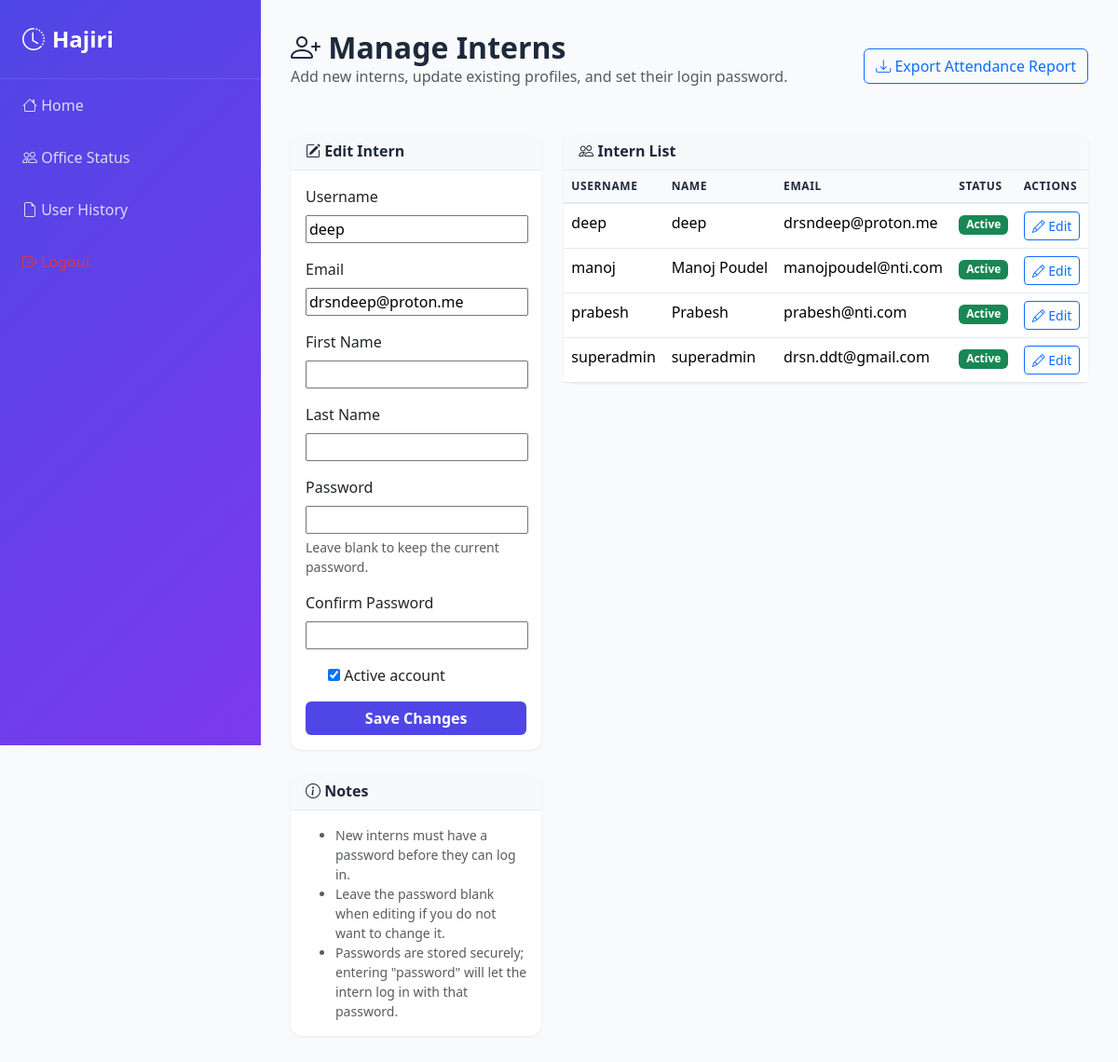
/accounts/admin/manage-interns/?user_id=2 (signed in), run on the app's committed database.
### accounts/models.py (models this page shows, shortened)
class CustomUser(AbstractUser):
    class Role(models.TextChoices):
        ADMIN = 'admin', 'Admin'
        INTERN = 'intern', 'Intern'
    role = models.CharField(max_length=20, choices=Role.choices, default=Role.INTERN)

### accounts/views.py (the view)
# urls.py: path('admin/manage-interns/', views.manage_interns, name='manage_interns'),
@login_required
def manage_interns(request):
    if not _is_admin_user(request.user):
        return HttpResponseForbidden('Admins only')
    selected_user = None
    user_id = request.GET.get('user_id')
    if user_id:
        selected_user = CustomUser.objects.filter(id=user_id, role=CustomUser.Role.INTERN).first()
    if request.method == 'POST':
        editing_id = request.POST.get('user_id')
        if editing_id:
            selected_user = CustomUser.objects.filter(id=editing_id, role=CustomUser.Role.INTERN).first()
            form = AdminUserForm(request.POST, instance=selected_user)
        else:
            form = AdminUserForm(request.POST)
        if form.is_valid():
            intern = form.save(commit=False)
            intern.role = CustomUser.Role.INTERN
            password = form.cleaned_data.get('password')
            if password:
                intern.set_password(password)
            elif selected_user is None:
                intern.set_unusable_password()
            intern.save()
            action_text = 'updated' if editing_id else 'added'
            messages.success(request, f'Intern {action_text} successfully.')
            return redirect('accounts:manage_interns')
    else:
        form = AdminUserForm(instance=selected_user)
    interns = CustomUser.objects.filter(role=CustomUser.Role.INTERN).order_by('username')
    return render(
        request,
        'accounts/manage_interns.html',
        {
            'form': form,
            'interns': interns,
            'selected_user': selected_user,
        },
    )

### accounts/forms.py (shortened to what this page needs)
class AdminUserForm(forms.ModelForm):
    password = forms.CharField(
        label='Password',
        required=False,
        widget=forms.PasswordInput(render_value=True),
        help_text='Leave blank to keep the current password.',
    )
    confirm_password = forms.CharField(
        label='Confirm Password',
        required=False,
        widget=forms.PasswordInput(render_value=True),
    )
    class Meta:
        model = CustomUser
        fields = ['username', 'email', 'first_name', 'last_name', 'is_active']

### accounts/views.py (called while the page is built)
def _is_admin_user(user):
    return user.is_active and (user.is_superuser or getattr(user, 'role', None) == 'admin')

### templates/accounts/manage_interns.html (shortened to what this page needs)
{% extends 'base.html' %}
{% block content %}
<div class="page-header">
  <div class="d-flex align-items-center justify-content-between">
    <div>
      <h1><i class="bi bi-person-plus"></i> Manage Interns</h1>
      <p class="text-muted">Add new interns, update existing profiles, and set their login password.</p>
    </div>
    <div>
      <a href="{% url 'attendance:export_csv' %}" class="btn btn-outline-primary">
        <i class="bi bi-download"></i> Export Attendance Report
      </a>
    </div>
  </div>
</div>
<div class="row">
  <div class="col-lg-4">
    <div class="card mb-4">
      <div class="card-header bg-light">
        <i class="bi bi-pencil-square"></i> {% if selected_user %}Edit Intern{% else %}Add New Intern{% endif %}
      </div>
      <div class="card-body">
        <form method="post">
          <div class="mb-3">
            <label class="form-label">Username</label>
            {{ form.username }}
          </div>
          <div class="mb-3">
            <label class="form-label">Email</label>
            {{ form.email }}
          </div>
          <div class="mb-3">
            <label class="form-label">First Name</label>
            {{ form.first_name }}
          </div>
          <div class="mb-3">
            <label class="form-label">Last Name</label>
            {{ form.last_name }}
          </div>
          <div class="mb-3">
            <label class="form-label">Password</label>
            {{ form.password }}
            <div class="form-text">Leave blank to keep the current password.</div>
          </div>
          <div class="mb-3">
            <label class="form-label">Confirm Password</label>
            {{ form.confirm_password }}
          </div>
          <div class="mb-3 form-check">
            {{ form.is_active }}
            <label class="form-check-label">Active account</label>
          </div>
          <button type="submit" class="btn btn-primary w-100">
            {% if selected_user %}Save Changes{% else %}Add Intern{% endif %}
          </button>
        </form>
      </div>
    </div>
    <div class="card">
      <div class="card-header bg-light">
        <i class="bi bi-info-circle"></i> Notes
      </div>
      <div class="card-body small text-muted">
        <ul class="mb-0">
          <li>New interns must have a password before they can log in.</li>
          <li>Leave the password blank when editing if you do not want to change it.</li>
          <li>Passwords are stored securely; entering "password" will let the intern log in with that password.</li>
        </ul>
      </div>
    </div>
  </div>
  <div class="col-lg-8">
    <div class="card">
      <div class="card-header bg-light">
        <i class="bi bi-people"></i> Intern List
      </div>
      <div class="card-body p-0">
        {% if interns %}
          <div class="table-responsive">
            <table class="table mb-0">
              <thead>
                <tr>
                  <th>Username</th>
                  <th>Name</th>
                  <th>Email</th>
                  <th>Status</th>
                  <th>Actions</th>
                </tr>
              </thead>
              <tbody>
                {% for intern in interns %}
                  <tr>
                    <td>{{ intern.username }}</td>
                    <td>{{ intern.get_full_name|default:intern.username }}</td>
                    <td>{{ intern.email }}</td>
                    <td>
                      {% if intern.is_active %}
                        <span class="badge bg-success">Active</span>
                      {% else %}
                        <span class="badge bg-secondary">Inactive</span>
                      {% endif %}
                    </td>
                    <td>
                      <a href="?user_id={{ intern.id }}" class="btn btn-sm btn-outline-primary">
                        <i class="bi bi-pencil"></i> Edit
                      </a>
                    </td>
                  </tr>
                {% endfor %}
              </tbody>
            </table>
          </div>
        {% else %}
          <div class="p-4 text-center text-muted">
            <i class="bi bi-inbox" style="font-size: 2rem;"></i>
            <p class="mt-2">No interns have been added yet.</p>
          </div>
        {% endif %}
      </div>
    </div>
  </div>
</div>
{% endblock %}

### templates/base.html (style rules this page uses)
:root { --primary-color: #4f46e5; --success-color: #10b981; --danger-color: #ef4444; --warning-color: #f59e0b; --info-color: #0ea5e9; }
body { background-color: #f8fafc; }
.page-header { margin-bottom: 2rem; }
.page-header h1 { font-size: 2rem; font-weight: 700; color: #1e293b; margin: 0; }
.card { border: none; box-shadow: 0 1px 3px rgba(0, 0, 0, 0.08); border-radius: 0.75rem; transition: box-shadow 0.3s ease; }
.card-header { background: #f8fafc; border-bottom: 1px solid #e2e8f0; font-weight: 600; color: #1e293b; }
.btn-primary { background: var(--primary-color); border: none; font-weight: 600; }
.table { border-collapse: collapse; }
.table thead th { background: #f8fafc; border-bottom: 2px solid #e2e8f0; font-weight: 600; color: #1e293b; text-transform: uppercase; font-size: 0.75rem; letter-spacing: 0.05em; }
.table tbody tr { border-bottom: 1px solid #e2e8f0; }

### data on the page
CustomUser: username "deep", email "drsndeep@proton.me", is_active "☑", get_full_name "deep", shows "Active"
CustomUser: username "manoj", get_full_name "Manoj Poudel", email "manojpoudel@nti.com", is_active "Active"
CustomUser: username "prabesh", get_full_name "Prabesh", email "prabesh@nti.com", is_active "Active"
CustomUser: username "superadmin", get_full_name "superadmin", email "drsn.ddt@gmail.com", is_active "Active"
